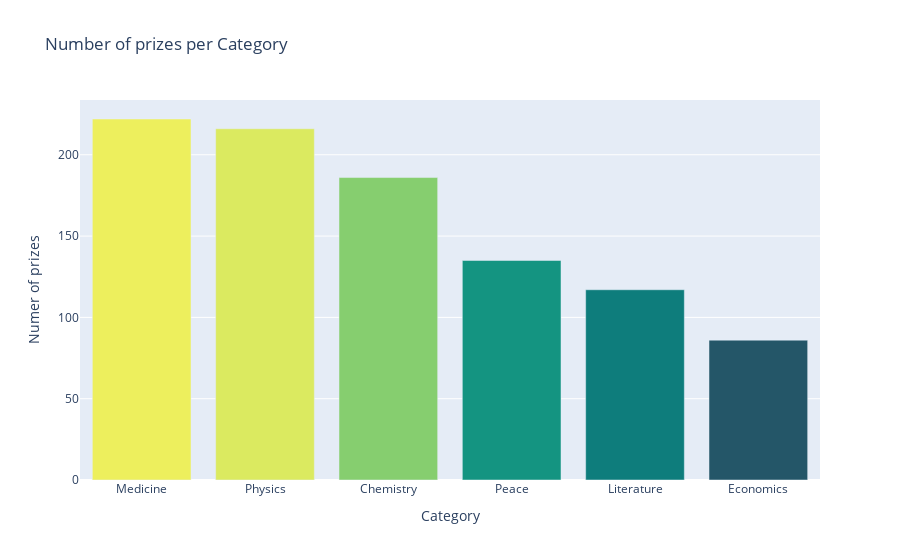

Notebook cell for this chart:
### Code cell
prizes_per_category = df_data["category"].value_counts()
# fig = px.histogram(df_data, x='category', color_discrete_sequence=['indianred'])
# fig.update_xaxes(categoryorder='total ascending')
fig = px.bar(
    x=prizes_per_category.index,
    y=prizes_per_category.values,
    color=prizes_per_category.values,
    color_continuous_scale="aggrnyl",
    title="Number of prizes per Category",
    labels={"x": "Category", "y": "Numer of prizes"},
)
fig.update_layout(coloraxis_showscale=False)
fig.show()

### Figure 1 — Plotly figure (JSON) as saved in the notebook; plotly's stock layout.template omitted (floating-point values rounded to 4 significant figures)
{"data": [{"alignmentgroup": "True", "hovertemplate": "Category=%{x}<br>Numer of prizes=%{y}<br>color=%{marker.color}<extra></extra>", "legendgroup": "", "marker": {"color": [222, 216, 186, 135, 117, 86], "coloraxis": "coloraxis", "pattern": {"shape": ""}}, "name": "", "offsetgroup": "", "orientation": "v", "showlegend": false, "textposition": "auto", "type": "bar", "x": ["Medicine", "Physics", "Chemistry", "Peace", "Literature", "Economics"], "xaxis": "x", "y": [222, 216, 186, 135, 117, 86], "yaxis": "y"}], "layout": {"barmode": "relative", "coloraxis": {"colorbar": {"title": {"text": "color"}}, "colorscale": [[0, "rgb(36, 86, 104)"], [0.1667, "rgb(15, 114, 121)"], [0.3333, "rgb(13, 143, 129)"], [0.5, "rgb(57, 171, 126)"], [0.6667, "rgb(110, 197, 116)"], [0.8333, "rgb(169, 220, 103)"], [1, "rgb(237, 239, 93)"]], "showscale": false}, "legend": {"tracegroupgap": 0}, "title": {"text": "Number of prizes per Category"}, "xaxis": {"anchor": "y", "domain": [0, 1], "title": {"text": "Category"}}, "yaxis": {"anchor": "x", "domain": [0, 1], "title": {"text": "Numer of prizes"}}}}
